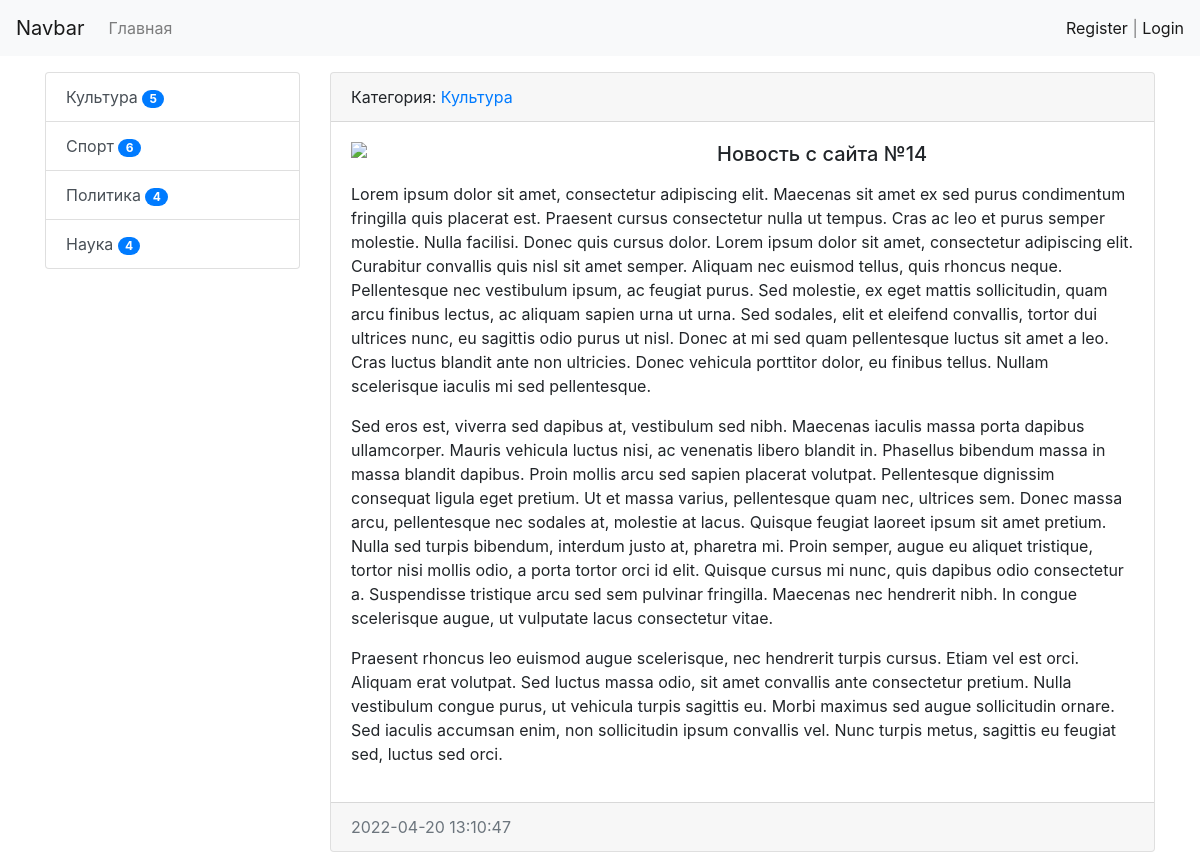
/news/23/, run on the app's committed database.
### news/models.py (models this page shows, shortened)
class Category(models.Model):
    title = models.CharField(max_length=150, db_index=True, verbose_name='Наименование категории')
    def __str__(self):
        return self.title
    def get_absolute_url(self):
        return reverse('category', kwargs={'category_id': self.pk})
    class Meta:
        verbose_name = 'Категория'
        verbose_name_plural = 'Категории'
        ordering = ['title']

class News(models.Model):
    title = models.CharField(max_length=150, verbose_name='Наименование')
    content = models.TextField(blank=True, verbose_name='Текст')
    created_at = models.DateTimeField(auto_now_add=True)
    updated_at = models.DateTimeField(auto_now=True)
    photo = models.ImageField(upload_to='photos/%Y/%m/%d/', blank=True,
                              verbose_name='Фото')  # разбиваем файлы по дате загрузке
    is_published = models.BooleanField(default=True, verbose_name='Опубликовано')
    category = models.ForeignKey('Category', on_delete=models.PROTECT, null=True, verbose_name='Категория',
                                 related_name='get_news')
    views = models.IntegerField(default=0)
    class Meta:
        verbose_name = 'Новость'
        verbose_name_plural = 'Новости'
        ordering = ['-created_at']

### news/views.py (the view)
# urls.py: path('news/<int:pk>/', DetailNews.as_view(), name='news'),
class DetailNews(DetailView):
    model = News
    template_name = 'news/news_view.html'
    context_object_name = 'news'

### news/templatetags/news_tags.py (called while the page is built)
@register.simple_tag()  # декоратор для того, чтобы зарегистрировать функцию в теги шаблона
def get_categories():
    category_list = Category.objects.annotate(cnt=Count('get_news')).filter(cnt__gt=0)
    return category_list

### news/templates/news/news_view.html (shortened to what this page needs)
{% extends 'base.html' %}
{% block content %}
<div class="card mb-3">
    <div class="card-header">
        Категория: <a href="{{ news.category.get_absolute_url }}">{{ news.category }}</a>
    </div>
    <div class="card-body">
        {% if news.photo %}
        <img src="{{ news.photo.url }}" alt="" width="350" class="float-left mr-3">
        {% else %}
        <img src="https://previews.123rf.com/images/urfandadashov/urfandadashov1806/urfandadashov180601827/150417827-photo-not-available-vector-icon-isolated-on-transparent-background-photo-not-available-logo-concept.jpg"
             width="350" class="float-left mr-3">
        {% endif %}
        <h5 class="card-title">{{ news.title }}</h5>
        <p class="card-text">{{ news.content|safe|linebreaks}}</p>
    </div>
    <div class="card-footer text-muted">
        {{ news.created_at|date:"Y-m-d H:i:s" }}
    </div>
</div>
{% endblock %}

### templates/inc/_sidebar.html
{% load news_tags %}
<div class="list-group">
    {% get_categories as categories %}
    {% for cat_item in categories %}
    <a href="{{ cat_item.get_absolute_url }}" class="list-group-item list-group-item-action" >{{ cat_item.title }} <span class="badge badge-primary badge-pill"> {{ cat_item.cnt }} </span></a>
    {% endfor %}
</div>

### data on the page
Category: title "Культура", cnt "5"
Category: title "Спорт", cnt "6"
Category: title "Политика", cnt "4"
Category: title "Наука", cnt "4"
News: category "Культура", title "Новость с сайта №14", content "Lorem ipsum dolor sit amet, consectetur adipiscing elit. Maecenas sit amet ex sed purus condimentum fringilla quis placerat est. Praesent cursus consectetur nulla ut tempus. Cras ac leo et purus semper molestie. Nulla facilisi. Donec quis cursus dolor. Lorem ipsum dolor sit amet, consectetur adipiscing elit. Curabitur convallis quis nisl sit amet semper. Aliquam nec euismod tellus, quis rhoncus neque. Pellentesque nec vestibulum ipsum, ac feugiat purus. Sed molestie, ex eget mattis sollicitudin, quam arcu finibus lectus, ac aliquam sapien urna ut urna. Sed sodales, elit et eleifend convallis, tortor dui ultrices nunc, eu sagittis odio purus ut nisl. Donec at mi sed quam pellentesque luctus…", created_at "2022-04-20 13:10:47"
